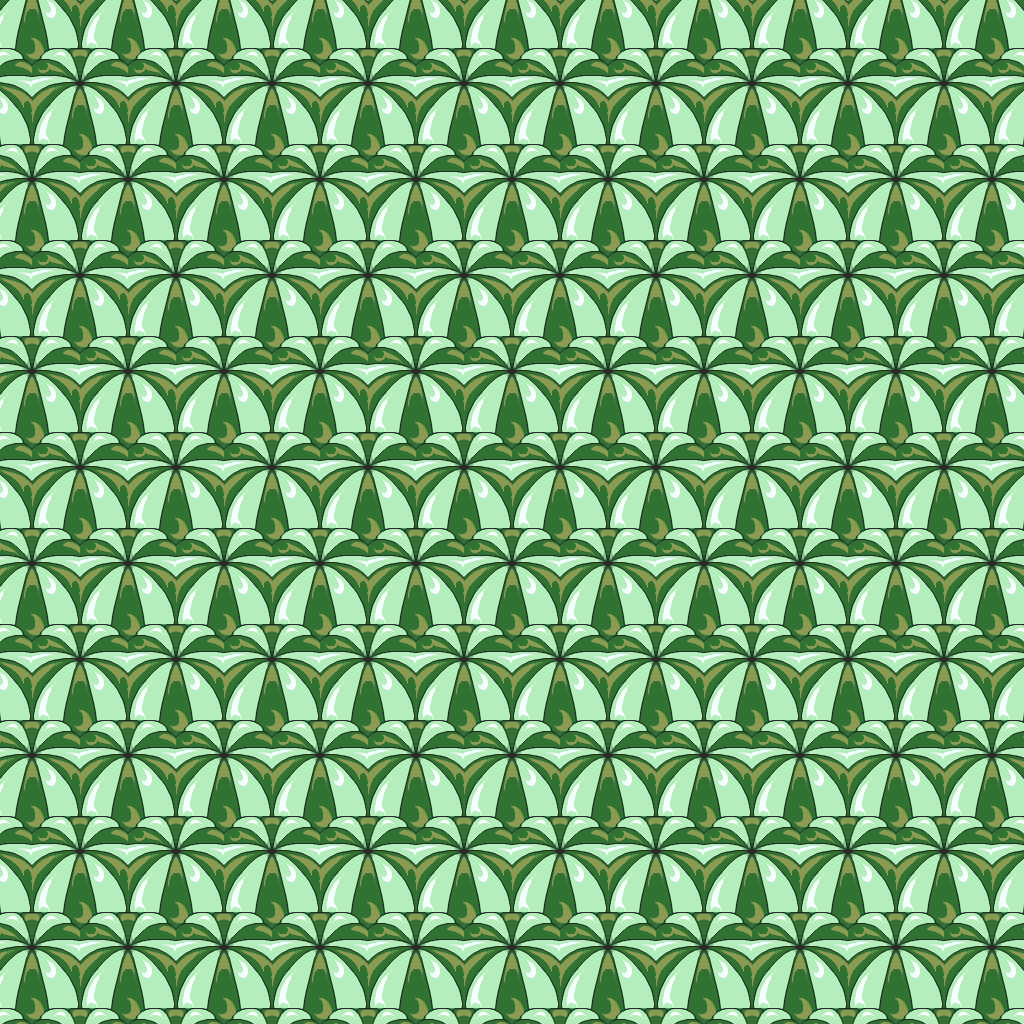

This game map was drawn from its Tiled (.tmx) file and the tilesets committed beside it. A one-line description and the trimmed map source follow:
An orthogonal 64x64 tile map with 16x16 px tiles, 1 tile layer (base), 1 hidden layer not drawn.

<map version="1.10" tiledversion="1.12.1" orientation="orthogonal" renderorder="right-down" width="64" height="64" tilewidth="16" tileheight="16" infinite="0" nextlayerid="3" nextobjectid="1">
 <tileset firstgid="1" source="../classiciphone_pics4.tsx" />
 <layer id="1" name="base" width="64" height="64">
  <data>[4096 cells, 4096 non-empty, 36 distinct tile ids]</data>
 </layer>
 <layer id="2" name="collision" width="64" height="64" visible="0">
  <properties><property name="collision" value="true" /></properties>
  <data>[4096 cells, 4096 non-empty, 1 distinct tile ids]</data>
 </layer>
</map>
